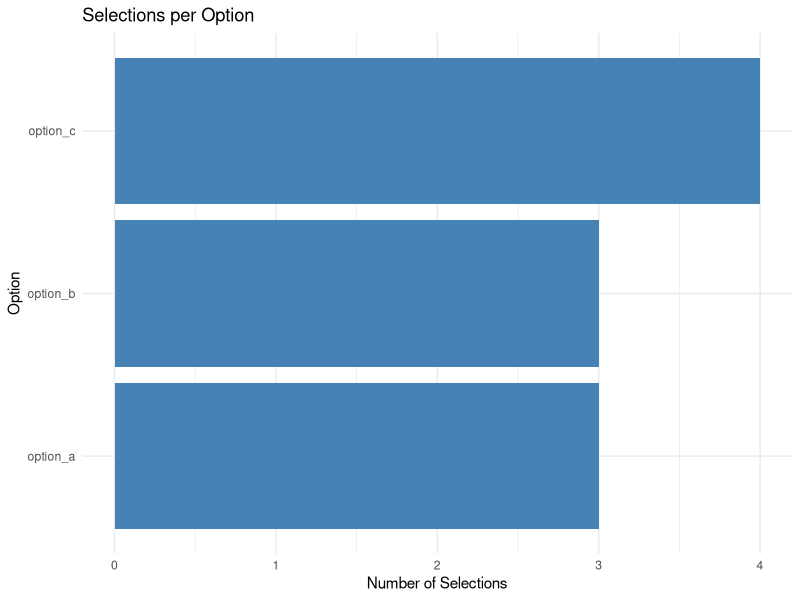
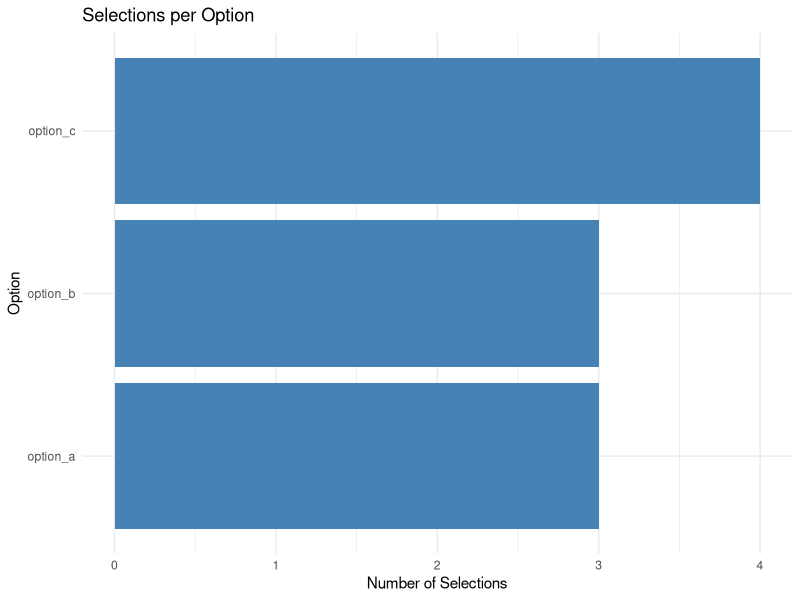

Write R code to recreate these figures, in order.
## ---- chunk 1
library(tidyverse)

df <- tibble(
  respondent_id = 1:5,
  option_a = c(1, 0, 1, 1, 0),
  option_b = c(0, 1, 1, 0, 1),
  option_c = c(1, 1, 0, 1, 1)
)

df
## ---- chunk 2
#| label: chat gpt code

# Example data
df <- tibble(
  respondent_id = 1:5,
  option_a = c(1, 0, 1, 1, 0),
  option_b = c(0, 1, 1, 0, 1),
  option_c = c(1, 1, 0, 1, 1)
)

# Pivot longer
df_long <- df |>
  pivot_longer(
    cols = starts_with("option_"),
    names_to = "option",
    values_to = "selected"
  ) |>
  filter(selected == 1)

# Summarize
summary_df <- df_long |>
  count(option) |>
  mutate(percent = n / sum(n) * 100)

# Plot
summary_df |>
  ggplot(aes(x = fct_reorder(option, n), y = n)) +
  geom_col(fill = "steelblue") +
  coord_flip() +
  labs(
    title = "Selections per Option",
    x = "Option",
    y = "Number of Selections"
  ) +
  theme_minimal()
## ---- chunk 3

df

## ---- chunk 4

# Plot percents
summary_df |>
  ggplot(aes(x = fct_reorder(option, n), y = n)) +
  geom_col(fill = "steelblue") +
  coord_flip() +
  labs(
    title = "Selections per Option",
    x = "Option",
    y = "Number of Selections"
  ) +
  theme_minimal()

## ---- chunk 5

